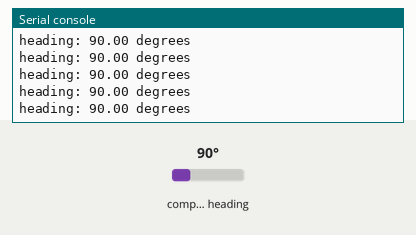
Recording of a program running on a simulated Adafruit CLUE running CircuitPython. Parts: the last lines printed to the serial console. The inputs (shaded band) are chosen by the test bench; at power-on: compass heading 90°.

Above: at 1.2 s.
1.3 s: compass heading set to 7°
At 1.56 s:
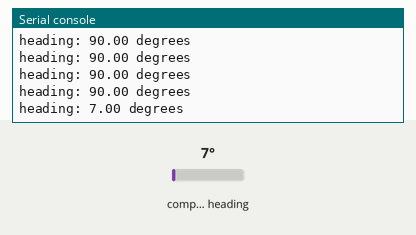
2.8 s: compass heading set to 180°
At 2.96 s:
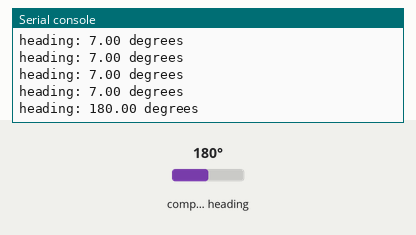
Timing chart, 0 to 5.8 s (numbered marks = the images above; inputs shaded):
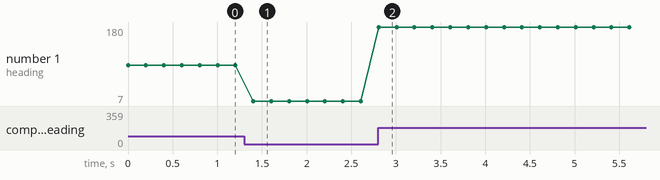

The program:

6._compass_without_i2c.py
```python
import time
from math import atan2, degrees
from adafruit_clue import clue

def vector_2_degrees(x, y):
    angle = degrees(atan2(y, x))
    if angle < 0:
        angle += 360
    return angle

def get_heading():
    magnet_x, magnet_y, _ = clue.magnetic
    return vector_2_degrees(magnet_x, magnet_y)

while True:
    print("heading: {:.2f} degrees".format(get_heading()))
    time.sleep(0.2)
```

Measured:
- after the input at 1.3 s, the serial console: prints a new line after 0.10 s (image 1)
- after the input at 2.8 s, the serial console: prints a new line at once (image 2)
- plotted number 1: 90 → 7 after the input at 1.3 s, 7 → 180 after the input at 2.8 s
